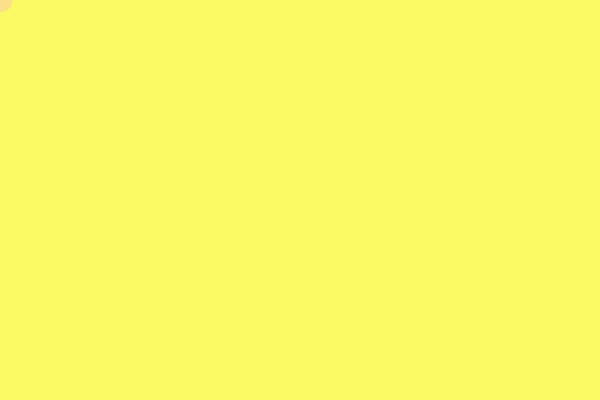
Frame 1 (no input)
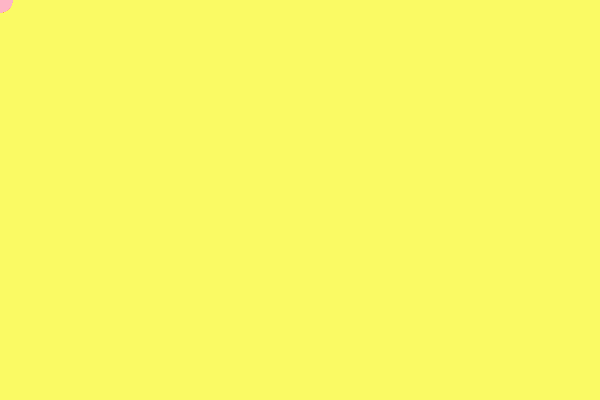
Frame 60 (no input)
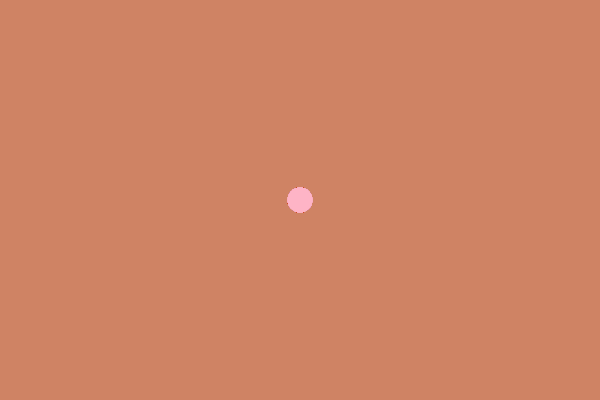
Frame 120 (the mouse pressed at the canvas centre since frame 60)

The p5.js sketch that drew these frames (run headless with seeded random() and noise() and a simulated clock; from frame 60 on, the mouse is pressed at the canvas centre):

// p5.js sketch
// ── sketch.js
var col = {
  r: 250,
  g: 250,
  b: 100
}
function setup() {
    createCanvas(600,400);
    background(col.r,col.g,col.b);
}

function draw() {
  noStroke();
  fill(255,180,200,100);
  ellipse(mouseX,mouseY,25,25);
}

function mousePressed() {
  col.r = random(100,250);
  col.g = random(100,250);
  background(col.r,col.g,col.b);
}
